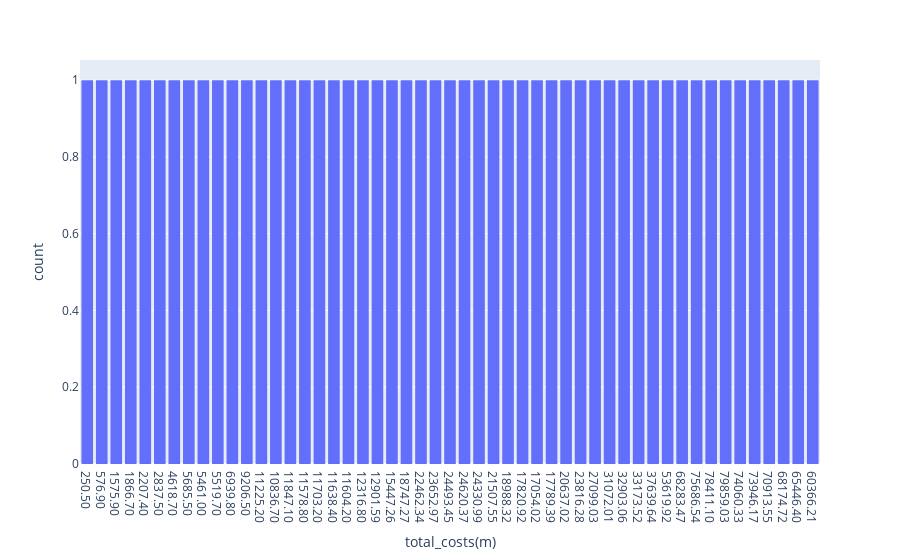

This figure's notebook cell:
### Markdown cell above
- Create a histogram of the `total_costs(m)` column

### Code cell
fig = px.histogram(snap_history, x="total_costs(m)")
fig.show()

### Figure 1 — Plotly figure (JSON) as saved in the notebook; plotly's stock layout.template omitted (floating-point values rounded to 4 significant figures)
{"data": [{"alignmentgroup": "True", "bingroup": "x", "hovertemplate": "total_costs(m)=%{x}<br>count=%{y}<extra></extra>", "legendgroup": "", "marker": {"color": "#636efa", "pattern": {"shape": ""}}, "name": "", "offsetgroup": "", "orientation": "v", "showlegend": false, "type": "histogram", "x": ["250.50", "576.90", "1575.90", "1866.70", "2207.40", "2837.50", "4618.70", "5685.50", "5461.00", "5519.70", "6939.80", "9206.50", "11225.20", "10836.70", "11847.10", "11578.80", "11703.20", "11638.40", "11604.20", "12316.80", "12901.59", "15447.26", "18747.27", "22462.34", "23652.97", "24493.45", "24620.37", "24330.99", "21507.55", "18988.32", "17820.92", "17054.02", "17789.39", "20637.02", "23816.28", "27099.03", "31072.01", "32903.06", "33173.52", "37639.64", "53619.92", "68283.47", "75686.54", "78411.10", "79859.03", "74060.33", "73946.17", "70913.55", "68174.72", "65446.40", "60366.21"], "xaxis": "x", "yaxis": "y"}], "layout": {"barmode": "relative", "legend": {"tracegroupgap": 0}, "margin": {"t": 60}, "xaxis": {"anchor": "y", "domain": [0, 1], "title": {"text": "total_costs(m)"}}, "yaxis": {"anchor": "x", "domain": [0, 1], "title": {"text": "count"}}}}
